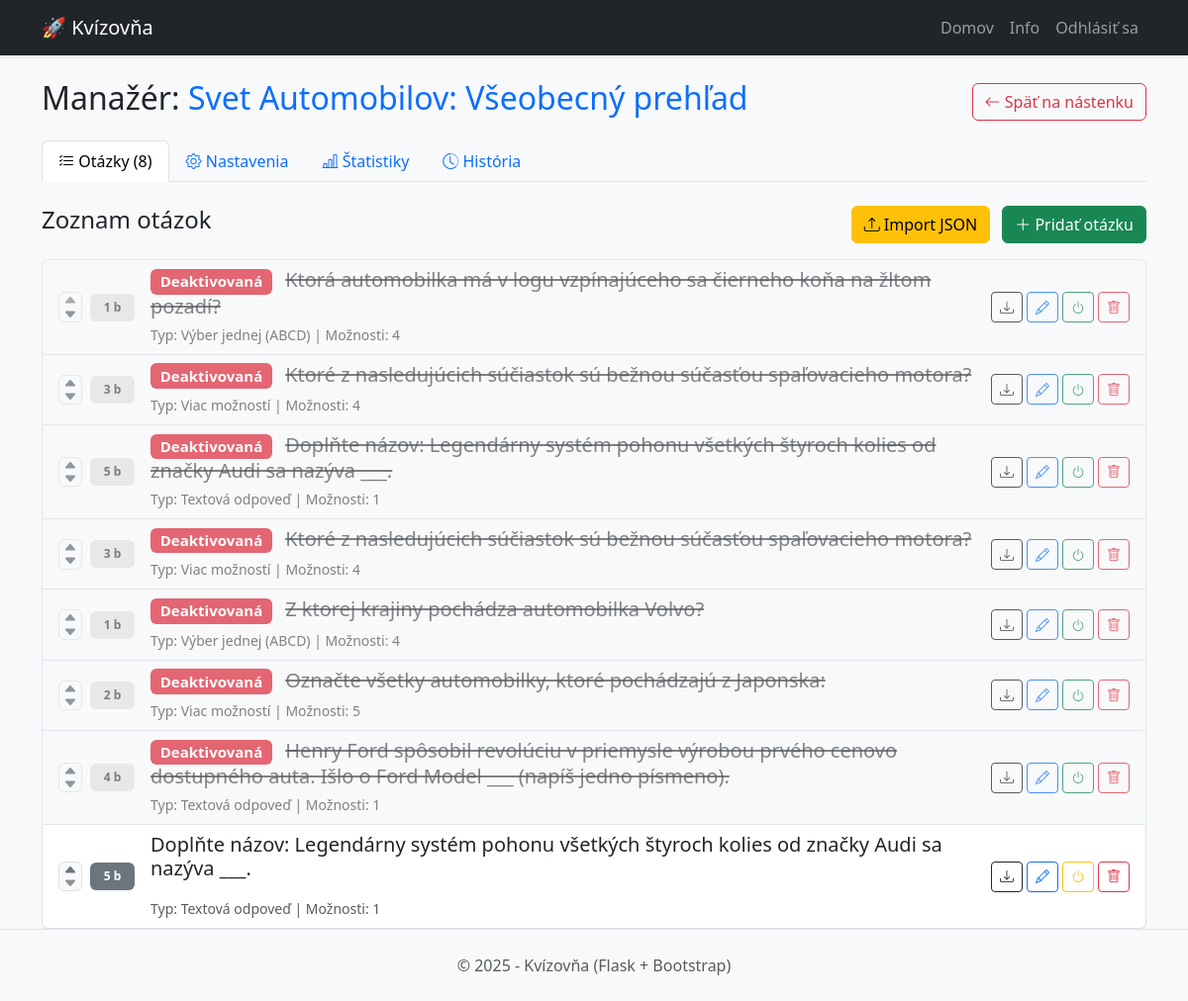
The app's page /quiz/1/manage/questions (signed in), older data.
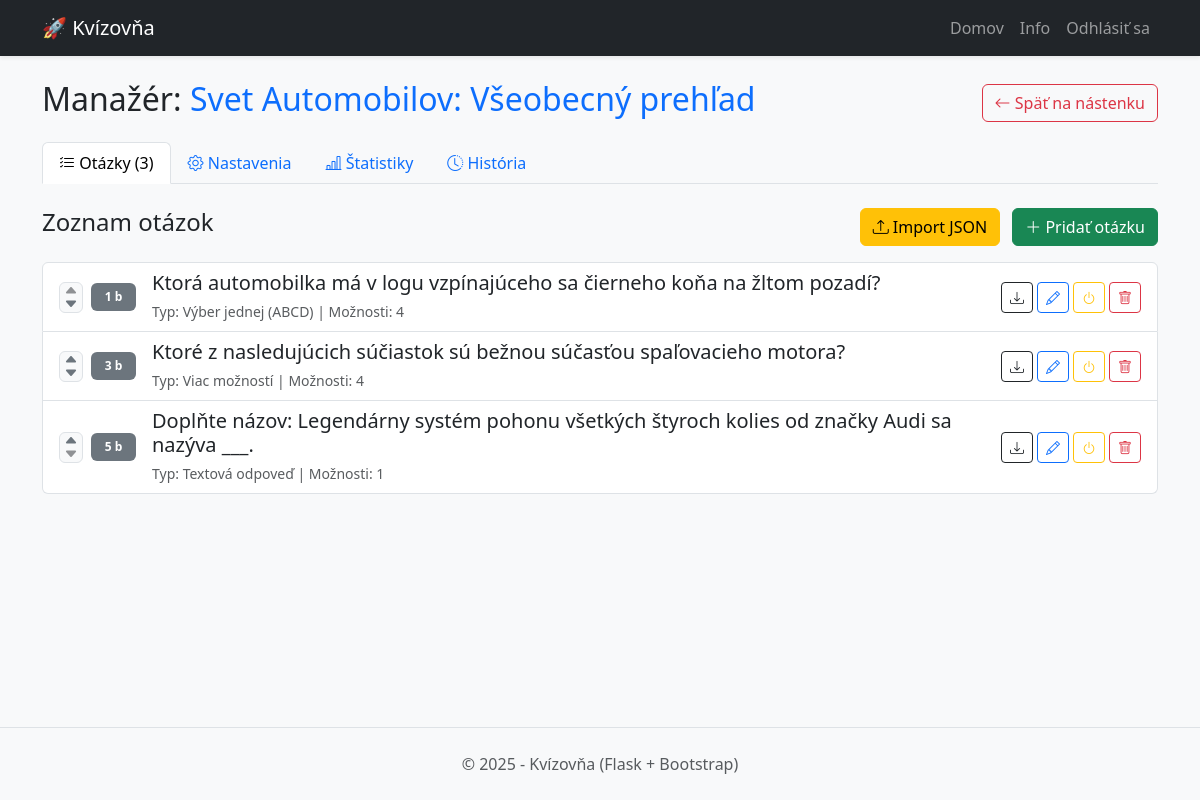
The same page, newer data.
### app.py (models this page shows, shortened)
class Question(db.Model):
    id = db.Column(db.Integer, primary_key=True)
    text = db.Column(db.Text, nullable=False) # Text otázky
    q_type = db.Column(db.String(20), nullable=False, default='single')
    points = db.Column(db.Integer, default=1)
    quiz_id = db.Column(db.Integer, db.ForeignKey('quiz.id'), nullable=False)
    created_at = db.Column(db.DateTime, default=datetime.utcnow)
    position = db.Column(db.Integer, default=0)
    explanation = db.Column(db.Text, nullable=True) # HTML text vysvetlenia
    is_active = db.Column(db.Boolean, default=True)
    options = db.relationship('Option', backref='question', lazy=True, cascade="all, delete-orphan")

### app.py (the view)
@app.route('/quiz/<int:quiz_id>/manage/questions')
@login_required
def manage_quiz_questions(quiz_id):
    quiz = Quiz.query.get_or_404(quiz_id)
    if quiz.author != current_user:
        flash('Nemáte oprávnenie.', 'danger')
        return redirect(url_for('index'))
    import_form = ImportQuestionForm()
    questions = Question.query.filter_by(quiz_id=quiz.id).order_by(Question.position).all()
    changed = False
    for index, q in enumerate(questions):
        expected_position = index + 1
        if q.position != expected_position:
            q.position = expected_position
            changed = True
    if changed:
        db.session.commit()
    return render_template('manage_questions.html', title='Otázky kvízu', quiz=quiz, import_form=import_form, questions=questions)

### app.py (called while the page is built)
@login_manager.user_loader
def load_user(user_id):
    return User.query.get(int(user_id))

### templates/manage_questions.html (shortened to what the changed rows need)
{% extends 'manage_layout.html' %}
{% block manager_content %}
{% if questions %}
<div class="list-group">
    {% for question in questions %}
    <div class="list-group-item d-flex justify-content-between align-items-center gap-3 {% if not question.is_active %}bg-light opacity-75{% endif %}">
        <div class="d-flex align-items-center flex-grow-1 overflow-hidden">
            <div class="d-flex flex-column me-2 bg-light rounded border px-1 flex-shrink-0">
                {% if not loop.first %}
                <a href="{{ url_for('move_question', quiz_id=quiz.id, question_id=question.id, direction='up') }}"
                   class="btn btn-sm text-secondary p-0 border-0 lh-1" title="Posunúť hore">
                    <i class="bi bi-caret-up-fill"></i>
                </a>
                {% else %}
                <span class="btn btn-sm text-muted p-0 border-0 lh-1 disabled"><i class="bi bi-caret-up-fill"></i></span>
                {% endif %}
                {% if not loop.last %}
                <a href="{{ url_for('move_question', quiz_id=quiz.id, question_id=question.id, direction='down') }}"
                   class="btn btn-sm text-secondary p-0 border-0 lh-1" title="Posunúť dole">
                    <i class="bi bi-caret-down-fill"></i>
                </a>
                {% else %}
                <span class="btn btn-sm text-muted p-0 border-0 lh-1 disabled"><i class="bi bi-caret-down-fill"></i></span>
                {% endif %}
            </div>
            <div class="me-3 flex-shrink-0 text-center" style="min-width: 45px;">
                <span class="badge {% if question.is_active %}bg-secondary{% else %}bg-secondary-subtle text-muted{% endif %} w-100 py-2">
                    {{ question.points }} b
                </span>
            </div>
            <div class="text-break">
                <h5 class="mb-1">
                    {% if not question.is_active %}
                        <span class="badge bg-danger me-2">Deaktivovaná</span>
                        <span class="text-decoration-line-through text-muted">{{ question.text | striptags | safe }}</span>
                    {% else %}
                        {{ question.text | safe }}
                    {% endif %}
                </h5>
                <small class="text-muted">
                    Typ:
                    {% if question.q_type == 'single' %}Výber jednej (ABCD)
                    {% elif question.q_type == 'multi' %}Viac možností
                    {% else %}Textová odpoveď{% endif %}
                    | Možnosti: {{ question.options|length }}
                </small>
            </div>
        </div>
        <div class="d-flex align-items-center gap-1 flex-shrink-0 text-nowrap">
            <a href="{{ url_for('export_question', quiz_id=quiz.id, question_id=question.id) }}"
                class="btn btn-outline-dark btn-sm" title="Exportovať otázku">
                <i class="bi bi-download"></i>
            </a>
            <a href="{{ url_for('edit_question', quiz_id=quiz.id, question_id=question.id) }}"
                class="btn btn-outline-primary btn-sm">
                <i class="bi bi-pencil"></i>
            </a>
            {% if question.is_active %}
                <a href="{{ url_for('toggle_question', quiz_id=quiz.id, question_id=question.id) }}"
                   class="btn btn-outline-warning btn-sm"
                   title="Deaktivovať (skryť z testu)">
                    <i class="bi bi-power"></i>
                </a>
            {% else %}
                <a href="{{ url_for('toggle_question', quiz_id=quiz.id, question_id=question.id) }}"
                   class="btn btn-outline-success btn-sm"
                   title="Aktivovať (zobraziť v teste)">
                    <i class="bi bi-power"></i>
                </a>
            {% endif %}
            <a href="{{ url_for('delete_question', quiz_id=quiz.id, question_id=question.id) }}"
                class="btn btn-outline-danger btn-sm" onclick="return confirm('Naozaj chcete úplne odstrániť túto otázku?');">
                <i class="bi bi-trash"></i>
            </a>
        </div>
    </div>
    {% endfor %}
</div>
{% else %}
<div class="alert alert-info text-center">
    Tento kvíz zatiaľ nemá žiadne otázky.
</div>
{% endif %}
{% endblock %}

### templates/manage_layout.html
{% extends 'layout.html' %}
{% block content %}
<div class="row">
    <div class="col-12">
        <div class="d-flex justify-content-between align-items-center mb-3">
            <h2>Manažér: <span class="text-primary">{{ quiz.title }}</span></h2>
            <a href="{{ url_for('index') }}" class="btn btn-outline-danger">
                <i class="bi bi-arrow-left"></i> Späť na nástenku
            </a>
        </div>
        <ul class="nav nav-tabs mb-4">
            <li class="nav-item">
                <a class="nav-link {% if request.endpoint == 'manage_quiz_questions' or request.endpoint == 'edit_question' or request.endpoint == 'add_question' %}active{% endif %}"
                   href="{{ url_for('manage_quiz_questions', quiz_id=quiz.id) }}">
                   <i class="bi bi-list-check"></i> Otázky ({{ quiz.questions|length }})
                </a>
            </li>
            <li class="nav-item">
                <a class="nav-link {% if request.endpoint == 'manage_quiz_settings' %}active{% endif %}"
                   href="{{ url_for('manage_quiz_settings', quiz_id=quiz.id) }}">
                   <i class="bi bi-gear"></i> Nastavenia
                </a>
            </li>
            <li class="nav-item">
                <a class="nav-link {% if request.endpoint == 'manage_quiz_stats' %}active{% endif %}"
                   href="{{ url_for('manage_quiz_stats', quiz_id=quiz.id) }}">
                   <i class="bi bi-bar-chart-line"></i> Štatistiky
                </a>
            </li>
            <li class="nav-item">
                <a class="nav-link {% if request.endpoint == 'quiz_history' %}active{% endif %}"
                   href="{{ url_for('quiz_history', quiz_id=quiz.id) }}">
                   <i class="bi bi-clock-history"></i> História
                </a>
            </li>
        </ul>
    </div>
</div>
{% block manager_content %}{% endblock %}
{% endblock %}

Row changes from the older to the newer data that the page shows:
no longer on this page (row edited): Question: points "3", text "Ktoré z nasledujúcich súčiastok sú bežnou súčasťou spaľovacieho motora?", q_type "Viac možností", options|length "4"
no longer on this page (row edited): Question: points "1", text "Z ktorej krajiny pochádza automobilka Volvo?", q_type "Výber jednej (ABCD)", options|length "4"
no longer on this page (row edited): Question: points "2", text "Označte všetky automobilky, ktoré pochádzajú z Japonska:", q_type "Viac možností", options|length "5"
removed Question: points "4", text "Henry Ford spôsobil revolúciu v priemysle výrobou prvého cenovo dostupného auta. Išlo o Ford Model ___ (napíš jedno písmeno).", q_type "Textová odpoveď", options|length "1"
removed Question: points "5", text "Doplňte názov: Legendárny systém pohonu všetkých štyroch kolies od značky Audi sa nazýva ___.", q_type "Textová odpoveď", options|length "1", is_active True (drawn)
changed Question "Ktorá automobilka má v logu vzpínajúceho sa čierneho koňa na žltom pozadí?": is_active False → True (drawn)
changed Question "Ktoré z nasledujúcich súčiastok sú bežnou súčasťou spaľovacieho motora?": is_active False → True (drawn)
changed Question (number 3 of 3 on the later page): is_active False → True (drawn)
Text that changed along with them:
{{ quiz.questions|length }}: "8" → "3"
